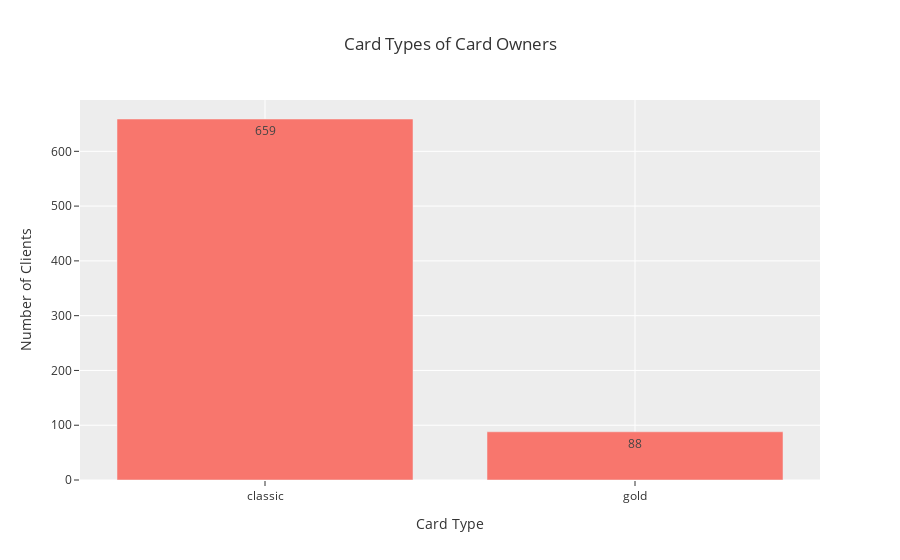

Notebook code for this chart:
### Markdown cell above
###  Card Types

### Code cell
card_types = card_owners['card_type'].value_counts()

fig = go.Figure()

fig.add_trace(go.Bar(
    x=card_types.index,
    y=card_types.values,
    text=card_types.values,
    textposition='auto'
))

fig.update_layout(
    title='Card Types of Card Owners',
    xaxis_title='Card Type',
    yaxis_title='Number of Clients'
)

fig.show()

### Figure 1 — Plotly figure (JSON) as saved in the notebook; plotly's stock layout.template omitted (floating-point values rounded to 4 significant figures)
{"data": [{"text": [659, 88], "textposition": "auto", "type": "bar", "x": ["classic", "gold"], "y": [659, 88]}], "layout": {"title": {"text": "Card Types of Card Owners"}, "xaxis": {"title": {"text": "Card Type"}}, "yaxis": {"title": {"text": "Number of Clients"}}}}
